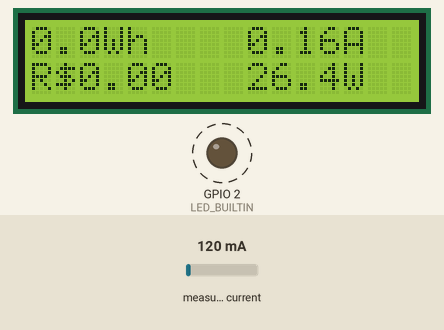
Recording of a sketch running on a simulated ESP8266 (NodeMCU). On the bench: 16×2 character LCD, output pins drawn as LEDs (lit = HIGH, except the on-board LED, lit = LOW). Dashed ring = blinking. The test bench sets the inputs (shaded band); at power-on: measured current 120 mA. WiFi joins after 1.5 s; servers stay silent unless stated; network time is answered at once with the bench clock; uploads are accepted with an empty reply; the local clock reads 2024-03-15 10:24:30 at power-on unless the sketch sets it; what the sketch prints to the serial monitor is not drawn.

Above: at 2.46 s.
3.4 s: measured current set to 40 mA
At 5.1 s:
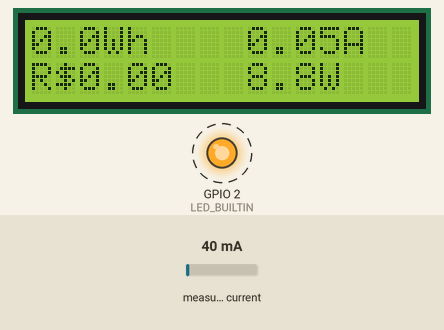
7.6 s: measured current set to 500 mA
At 8.68 s:
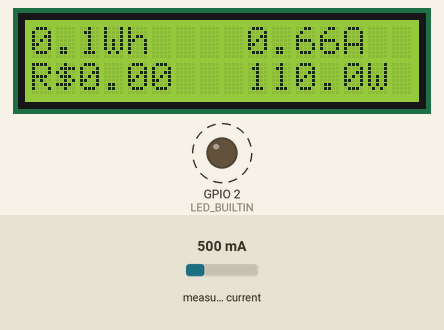
9.1 s: measured current set to 1000 mA
At 10.79 s:
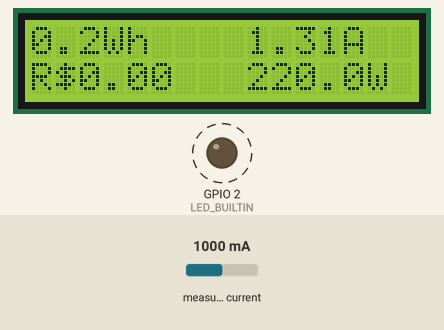
Timing chart, 0 to 17.2 s (numbered marks = the images above; inputs shaded):
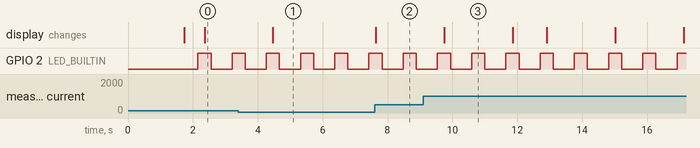

The sketch:

SmartMeterNode.ino
```cpp
#include <ESP8266HTTPClient.h>
#include <NTPClient.h>
#include <ArduinoJson.h>
#include "EmonLib.h"
#include <ESP8266WiFi.h>
#include <WiFiUdp.h>
#include <Wire.h>
#include <hd44780.h>
#include <hd44780ioClass/hd44780_I2Cexp.h>

//CONSTANTES
const char *ssid     = "SDN";
const char *password = "sidney00";
//const String url = "http://10.0.1.101/smartmeter/hardware/";
const String url = "http://ec2-54-207-190-218.sa-east-1.compute.amazonaws.com/smartmeter/hardware/";


//Fuso Horario -3 * 3600
const long utcOffsetInSeconds = -10800;

const float valorKwh = 0.7988; //valor do kwh pela concessionaria
const float tensao = 220.0;
const float fator_potencia = 0.83; //fornecido pela concessionaria

//VARIAVEIS
int dia,
    mes,
    ano;
unsigned long ltmillis = 0.0,
              tmillis = 0.0,
              timems = 0.0;

float corrente = 0.0,
      potencia = 0.0,
      consumoValor = 0.0;

double medicao = 0.0,
       consumoDia = 0.0,
       consumoKwh = 0.0;

WiFiUDP ntpUDP;
NTPClient tm(ntpUDP, "a.st1.ntp.br", utcOffsetInSeconds);
EnergyMonitor emon;
hd44780_I2Cexp lcd;

void setup() {
  pinMode(LED_BUILTIN, OUTPUT);

  //INICIALIZACAO DO MONITOR SERIAL
  Serial.begin(115200);

  Serial.println("");
  Serial.println("[S M A R T M E T E R]");

  //INICIALIZACAO DO LCD
  lcd.init();
  lcd.backlight();

  lcd.setCursor(0, 0);
  lcd.print("  SMART  METER");
  lcd.setCursor(0, 1);

  //WIFI
  WiFi.begin(ssid, password);

  lcd.print("WIFI Conectando");
  Serial.print("[WIFI] Conectando ");
  int count = 0;
  while ( WiFi.status() != WL_CONNECTED ) {
    if (count < 50) {
      delay ( 200 );
      Serial.print ( "." );
      count++;
    }
    else {
      ESP.restart();
    }
  }
  Serial.println("");

  //NTP
  lcd.clear();
  lcd.setCursor(0, 0);
  lcd.print("  SMART  METER");
  lcd.setCursor(0, 1);
  lcd.print("NTP Sicronizando");
  tm.begin();
  sincronizarNTP();

  //CONFIGURACOES SENSORES DE TENSAO E CORRENTE
  emon.current(0, 6.06060606);       // Amperimetro: pino A0, calibragem (2000 espiras / 330ohm)

  //RECUPERAR DADOS
  recuperarDadosMedicaoMes();
  recuperarDadosMedicaoDia();
}

void loop() {
  digitalWrite(LED_BUILTIN, HIGH);
  medir();
  exibirDados();


  if (dia >= 1 && mes >= 1 && ano >= 2020) {
    apiPost();
  }

  mudouData(getDia(), tm.getMonth(), tm.getYear()); //alterar para o mes

  digitalWrite(LED_BUILTIN, LOW);
  delay(650);
}

void medir() {
  //VERIFICA O TEMPO DECORRIDO DESDE A ULTIMA MEDICAO
  ltmillis = tmillis;
  tmillis = millis();
  timems = tmillis - ltmillis;

  Serial.print("[TIME]");
  Serial.println(timems / 1000.0);

  corrente = emon.calcIrms(1480); //corrente ATIVA;

  if (corrente <= 0.015) { //Se corrente menor que 15mA
    corrente = 0.0;
  }

  potencia = (corrente * tensao ); //Potencia ATIVA em Watt
  corrente = corrente * 1.3125; //corrente aparente;
  //medicao = ((potencia / 1000.0) / (3600.0) * (timems / 1000.0) * fator_potencia);
  medicao = ((potencia / 1000.0) / (3600.0) * (timems / 1000.0));
  consumoDia += medicao;
  consumoKwh += medicao;
  consumoValor = consumoKwh * valorKwh;

}

void exibirDados() {
  lcd.clear();

  lcd.setCursor(0, 0);
  if (consumoKwh < 1.0) {
    lcd.print(consumoKwh * 1000, 1);
    lcd.print("Wh");
  }
  else {
    lcd.print(consumoKwh, 1);
    lcd.print("kWh");
  }

  lcd.setCursor(9, 0);
  lcd.print(corrente, 2);
  lcd.print("A");


  lcd.setCursor(0, 1);
  lcd.print("R$");
  lcd.print(consumoValor, 2);

  lcd.setCursor(9, 1);
  if (potencia < 1000) {
    lcd.print(potencia, 1);
    lcd.print("W");
  }
  else {
    lcd.print(potencia / 1000.0, 2);
    lcd.print("kW");
  }

  Serial.print("[MEDICAO] ");
  Serial.print(corrente, 5);
  Serial.print("A // ");
  Serial.print(potencia, 0);
  Serial.print("W // ");
  Serial.print(consumoKwh, 6);
  Serial.print("kWh // ");
  Serial.print("R$");
  Serial.println(consumoValor, 2);

}

void mudouData(int diaMedicao, int mesMedicao, int anoMedicao) {
  if (diaMedicao != dia) {
    consumoDia = 0;
    dia = diaMedicao;

    if (mesMedicao != mes) {
      consumoKwh = 0;
      mes = mesMedicao;

      if (anoMedicao != ano) {
        ano = anoMedicao;
      }
    }
  }
}

String criarJson() {
  const size_t capacity = JSON_OBJECT_SIZE(7) + 70;
  DynamicJsonDocument doc(capacity);

  doc["dia"] = dia;
  doc["mes"] = mes;
  doc["ano"] = ano;
  doc["corrente"] = corrente;
  doc["potencia"] = potencia;
  doc["consumoDia"] = consumoDia;
  doc["consumoKwh"] = consumoKwh;

  String json;

  serializeJson(doc, json);
  return json;

}

void apiPost() {
  if (WiFi.status() == WL_CONNECTED) {
    HTTPClient http;  //Object of class HTTPClient
    http.begin(url + "inserir_dados.php");
    http.addHeader("Content-Type", "application/json");
    Serial.print("[HTTP-POST] ");
    if (dia != 0 && mes != 0 && ano != 0) {
      int httpCode = http.POST(criarJson());
      String payload = http.getString();

      if (payload != "") {
        Serial.println(payload);
      } else {
        Serial.println(httpCode);
      }
    } else {
      Serial.println("Data invalida");
    }

    //Check the returning code
    http.end();
  }
  else {

    Serial.println("[WIFI] Conexao perdida");
  }
}

void recuperarDadosMedicaoMes() {
  // Check WiFi Status
  if (WiFi.status() == WL_CONNECTED) {
    HTTPClient http;  //Object of class HTTPClient
    http.begin(url + "medicao_mes.php");
    int httpCode = http.GET();
    //Check the returning code
    if (httpCode > 0) {
      const size_t capacity = 5 * JSON_OBJECT_SIZE(1) + JSON_OBJECT_SIZE(4) + 60;
      DynamicJsonDocument doc(capacity);
      String payload = http.getString();

      DeserializationError err = deserializeJson(doc, http.getString());

      Serial.print("[HTTP-GET] ");

      if (err) {
        Serial.print(F(" DeserializeJson() falhou: "));
        Serial.println(err.c_str());
      }

      if (mes == doc["mes"].as<int>() && ano == doc["ano"].as<int>()) {
        consumoKwh = doc["consumoKwh"].as<float>();
        Serial.println("Dados de Consumo Mes atualizados");
      }
      else {
        Serial.print("ERRO: Recuperacao de dados MES falhou");
      }

    }
    http.end();   //Close connection
  }
}

void recuperarDadosMedicaoDia() {
  // Check WiFi Status
  if (WiFi.status() == WL_CONNECTED) {
    HTTPClient http;  //Object of class HTTPClient
    http.begin(url + "medicao_dia.php");
    int httpCode = http.GET();
    //Check the returning code
    if (httpCode > 0) {
      const size_t capacity = 5 * JSON_OBJECT_SIZE(1) + JSON_OBJECT_SIZE(5) + 70;
      DynamicJsonDocument doc(capacity);
      String payload = http.getString();

      DeserializationError err = deserializeJson(doc, http.getString());

      Serial.print("[HTTP-GET] ");

      if (err) {
        Serial.print(F(" DeserializeJson() falhou: "));
        Serial.println(err.c_str());
      }
      if (dia == doc["dia"].as<int>() && mes == doc["mes"].as<int>() && ano == doc["ano"].as<int>()) {
        consumoDia = doc["consumoDia"].as<float>();
        Serial.println("Dados de Consumo Dia atualizados");
      } else {
        Serial.print("ERRO: Recuperacao de dados DIA falhou");
      }
    }
    http.end();   //Close connection
  }
}

int getDia() {
  String dia = tm.getFormattedDate().substring(8, 10);
  return dia.toInt();
}

void sincronizarNTP() {
  tm.forceUpdate();
  Serial.print("[NTP] Sicronizando ");
  int count = 0;
  while (tm.getYear() < 2020) {
    if (count < 50) {
      delay ( 200 );
      Serial.print ( "." );
      count++;
    }
    else {
      ESP.restart();
    }
  }
  Serial.println("");

  //DATA
  dia = getDia();
  mes = tm.getMonth();
  ano = tm.getYear();
}
```

Measured:
- after the input at 3.4 s, the display: changes after 1.1 s (image 1)
- after the input at 7.6 s, the display: changes at once (image 2)
- by itself, GPIO 2 (LED_BUILTIN): alternates HIGH for 0.41 s and LOW for 0.65 s
